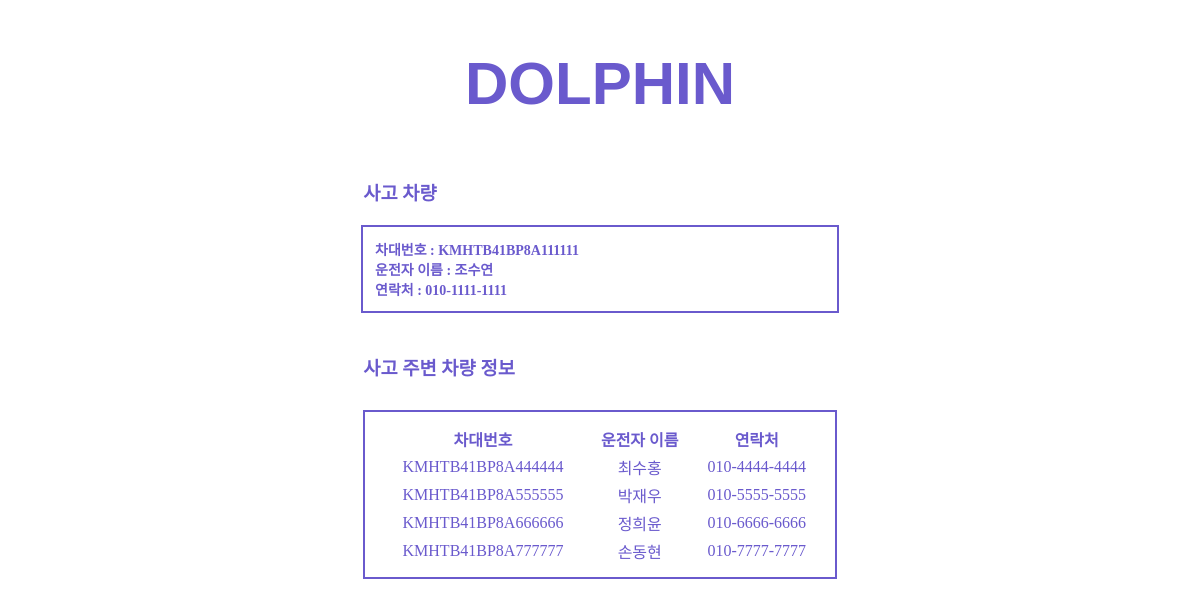
Page /detaildata/2 (signed in) on the committed database.
### myapp/models.py (models this page shows, shortened)
class Device(models.Model):
    VIN = models.CharField('차대번호(17자리)', max_length=20, unique=True)
    MAC = models.CharField('MAC주소(12자리)', max_length=20, unique=True)
    name = models.CharField('운전자 이름', max_length=20)
    tel = models.CharField('연락처(-포함)', max_length=20, unique=True)

### myapp/views.py (the view)
# urls.py: path('detaildata/<int:id>', detaildata, name="detaildata"),
@login_required
def detaildata(request, id):
    acci = Accident.objects.get(pk=id)
    mycar = acci.mycar
    othercars = acci.othercars
    noregicar = eval(acci.noregicar)
    carcount = acci.carcount
    context = {'mycar':mycar, 'othercars': othercars, 'noregicar':noregicar, 'carcount':carcount}
    return render(request, 'detaildata.html', context)

### myapp/templates/detaildata.html (shortened to what this page needs)
{% load static %}
<!DOCTYPE html>
<html lang="ko">
<head>
    <link rel="stylesheet" type="text/css" href="{% static 'css/detaildata.css' %}">
    <link rel="stylesheet" type="text/css" href="{% static 'css/base.css' %}">
</head>
<body>
    <div class="navbar">
        <a href="{%url 'mainpage' %}"><button class="title"><h1>DOLPHIN</h1></button></a>
    </div>
    <h3 class="mycar-label">사고 차량</h3>
    <div class="mycar">차대번호 : {{mycar.VIN}}<br>운전자 이름 : {{mycar.name}}<br>연락처 : {{mycar.tel}}</div>
    {% if carcount == 0 %}
        <h3 class="label">저장된 주변 차량 정보가 없습니다.</h3>
    {% else %}
        {% if othercars.count is not 0 %}
            <h3 class="label">사고 주변 차량 정보</h3>
            <table class="table">
                <th>차대번호</th>
                <th>운전자 이름</th>
                <th>연락처</th>
                {% for carinfo in othercars.all %}
                    <tr>
                        <td>{{carinfo.VIN}}</td>
                        <td>{{carinfo.name}}</td>
                        <td>{{carinfo.tel}}</td>
                    </tr>
                {% endfor %}
            </table>
        {% endif %}
    {% endif %}
</body>
</html>

### myapp/static/css/detaildata.css (style rules this page uses)
.mycar-label, .label { margin-left: 30%; color: slateblue; font-weight: bold; }
.mycar { border: 2px solid slateblue; width: 38%; height: 60px; margin: 20px auto; margin-bottom: 40px; padding: 1%; color: slateblue; font-size: 14px; font-weight: bold; display: flex; align-items: center; }
.table { border: 2px solid slateblue; background-color: white; width: 40%; padding: 1%; margin: 30px auto; text-align: center; color:slateblue; }

### myapp/static/css/base.css (style rules this page uses)
body { background-color: white; }
.navbar { display: flex; justify-content: center; }
.title { font-size: 30px; color: slateblue; background-color: white; border: 0; outline: 0; }

### rows in the picture
Device: VIN "KMHTB41BP8A111111", name "조수연", tel "010-1111-1111"
Device: VIN "KMHTB41BP8A444444", name "최수홍", tel "010-4444-4444"
Device: VIN "KMHTB41BP8A555555", name "박재우", tel "010-5555-5555"
Device: VIN "KMHTB41BP8A666666", name "정희윤", tel "010-6666-6666"
Device: VIN "KMHTB41BP8A777777", name "손동현", tel "010-7777-7777"
